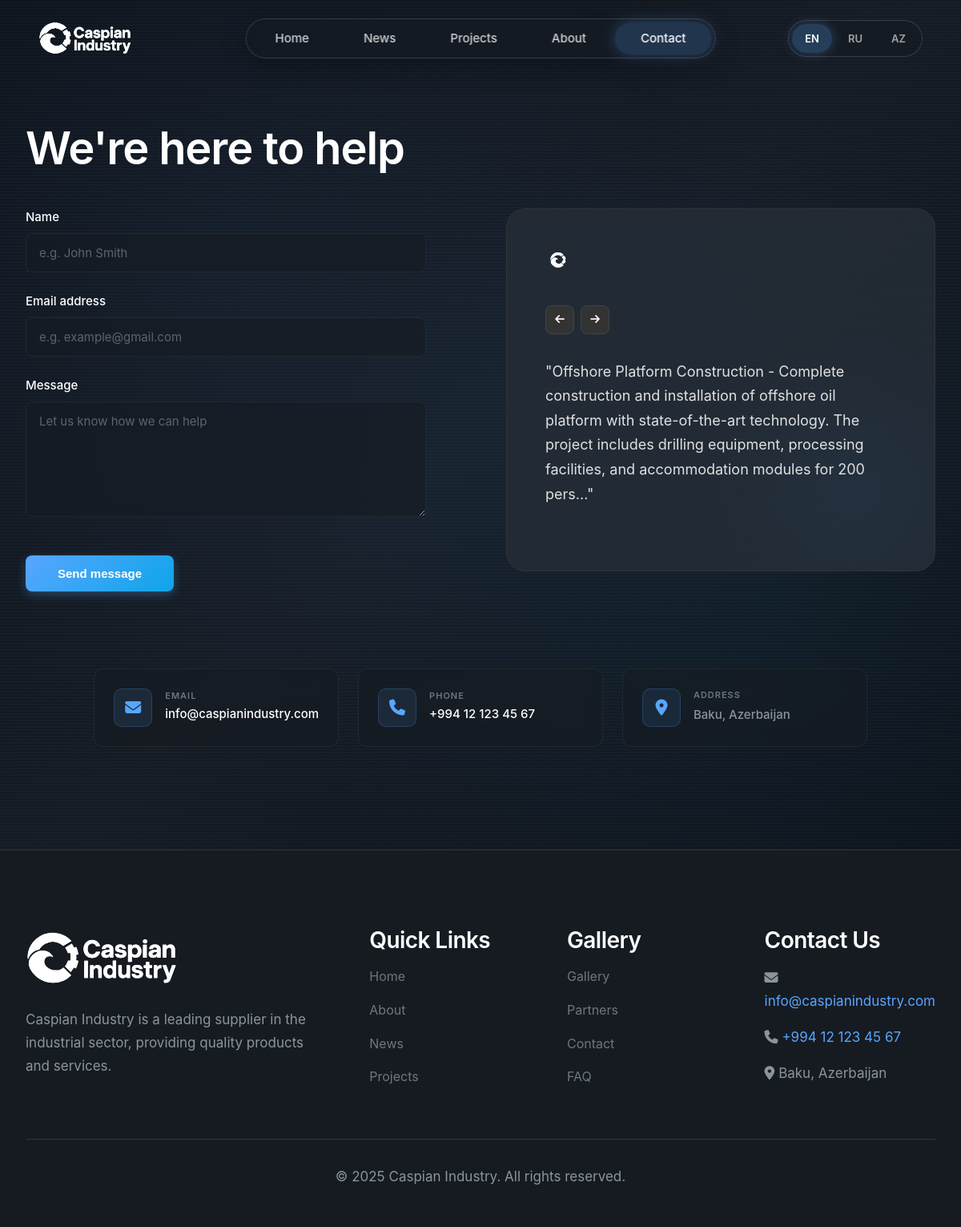
The page /pages/contact.php on the database its author committed.
### tables this page shows
CREATE TABLE projects (
                id INTEGER PRIMARY KEY AUTOINCREMENT,
                title_en TEXT NOT NULL,
                title_ru TEXT NOT NULL,
                title_az TEXT NOT NULL,
                description_en TEXT NOT NULL,
                description_ru TEXT NOT NULL,
                description_az TEXT NOT NULL,
                category_en TEXT,
                category_ru TEXT,
                category_az TEXT,
                client TEXT,
                completion_date DATE,
                location TEXT,
                images TEXT,
                created_at DATETIME DEFAULT CURRENT_TIMESTAMP,
                updated_at DATETIME DEFAULT CURRENT_TIMESTAMP,
                is_published INTEGER DEFAULT 1,
                sort_order INTEGER DEFAULT 0
            );

CREATE TABLE site_settings (
                id INTEGER PRIMARY KEY AUTOINCREMENT,
                setting_key TEXT UNIQUE NOT NULL,
                setting_value TEXT,
                updated_at DATETIME DEFAULT CURRENT_TIMESTAMP
            );

### includes/language.php (called while the page is built, shortened)
<?php
class Language {
    private static $currentLang = DEFAULT_LANG;
    private static $translations = [];
    private static function loadTranslations() {
        $file = __DIR__ . '/../languages/' . self::$currentLang . '.json';
        if (file_exists($file)) {
            $json = file_get_contents($file);
            self::$translations = json_decode($json, true);
        }
    }
    public static function get($key, $default = '') {
        return self::$translations[$key] ?? $default;
    }
    public static function getSuffix() {
        return '_' . self::$currentLang;
    }
}
function t($key, $default = '') {
    return Language::get($key, $default);
}

### pages/contact.php (the view, shortened to what this page needs)
<?php require_once '../includes/header.php'; ?>
<section class="contact-section">
    <div class="contact-container">
        <div class="contact-form-wrapper">
            <h1 class="contact-title">We're here to help</h1>
            <form id="contactForm" action="/includes/contact-handler.php" method="POST" class="modern-contact-form">
                <div class="form-group">
                    <label class="form-label">Name</label>
                    <input type="text" name="name" class="form-control" placeholder="e.g. John Smith" required>
                </div>
                <div class="form-group">
                    <label class="form-label">Email address</label>
                    <input type="email" name="email" class="form-control" placeholder="e.g. example@gmail.com" required>
                </div>
                <div class="form-group">
                    <label class="form-label">Message</label>
                    <textarea name="message" class="form-control" rows="6" placeholder="Let us know how we can help" required></textarea>
                </div>
                <button type="submit" class="btn-send-message">
                    Send message
                </button>
            </form>
        </div>
        <div class="testimonial-card-wrapper">
            <div class="testimonial-card">
                <div class="testimonial-gradient"></div>
                <div class="testimonial-content">
                    <div class="testimonial-logo">
                        <img src="<?php echo BASE_URL; ?>/assets/images/logo.svg" alt="Logo">
                    </div>
                    <div class="testimonial-navigation">
                        <button class="nav-arrow" onclick="prevTestimonial()">
                            <i class="fas fa-arrow-left"></i>
                        </button>
                        <button class="nav-arrow" onclick="nextTestimonial()">
                            <i class="fas fa-arrow-right"></i>
                        </button>
                    </div>
                    <div class="testimonial-text" id="testimonialText">
                        <?php
                        $db = Database::getInstance()->getConnection();
                        $lang_suffix = Language::getSuffix();
                        $stmt = $db->query("SELECT * FROM projects WHERE is_published = 1 ORDER BY sort_order ASC LIMIT 1");
                        $project = $stmt->fetch();
                        if ($project) {
                            $title = $project['title' . $lang_suffix];
                            $description = strip_tags($project['description' . $lang_suffix]);
                            $excerpt = mb_substr($description, 0, 200) . '...';
                            echo '<p>"' . htmlspecialchars($title) . ' - ' . htmlspecialchars($excerpt) . '"</p>';
                        } else {
                            echo '<p>"Caspian Industry <strong>cut project delays by 30%</strong> and transformed our global team communication, saving us hours every week."</p>';
                        }
                        ?>
                    </div>
                </div>
            </div>
        </div>
    </div>
    <div class="contact-info-wrapper">
        <div class="container">
            <?php
            $db = Database::getInstance()->getConnection();
            $stmt = $db->query("SELECT setting_key, setting_value FROM site_settings");
            $settingsData = $stmt->fetchAll(PDO::FETCH_KEY_PAIR);
            $email = isset($settingsData['contact_email']) ? $settingsData['contact_email'] : (isset($settingsData['email']) ? $settingsData['email'] : '');
            $phone = isset($settingsData['contact_phone']) ? $settingsData['contact_phone'] : (isset($settingsData['phone']) ? $settingsData['phone'] : '');
            $address = isset($settingsData['address']) ? $settingsData['address'] : '';
            ?>
            <div class="contact-info-grid">
                <?php if (!empty($email)): ?>
                <div class="contact-info-item">
                    <div class="contact-info-icon">
                        <i class="fas fa-envelope"></i>
                    </div>
                    <div class="contact-info-content">
                        <h4>Email</h4>
                        <a href="mailto:<?php echo htmlspecialchars($email); ?>">
                            <?php echo htmlspecialchars($email); ?>
                        </a>
                    </div>
                </div>
                <?php endif; ?>
                <?php if (!empty($phone)): ?>
                <div class="contact-info-item">
                    <div class="contact-info-icon">
                        <i class="fas fa-phone"></i>
                    </div>
                    <div class="contact-info-content">
                        <h4>Phone</h4>
                        <a href="tel:<?php echo htmlspecialchars($phone); ?>">
                            <?php echo htmlspecialchars($phone); ?>
                        </a>
                    </div>
                </div>
                <?php endif; ?>
                <?php if (!empty($address)): ?>
                <div class="contact-info-item">
                    <div class="contact-info-icon">
                        <i class="fas fa-map-marker-alt"></i>
                    </div>
                    <div class="contact-info-content">
                        <h4>Address</h4>
                        <p><?php echo nl2br(htmlspecialchars($address)); ?></p>
                    </div>
                </div>
                <?php endif; ?>
            </div>
        </div>
    </div>
</section>
<?php require_once '../includes/footer.php'; ?>

### includes/footer.php (shortened to what this page needs)
    <footer class="footer">
        <div class="container">
            <div class="footer-content">
                <div class="footer-section">
                    <img src="<?php echo BASE_URL; ?>/assets/images/Font+Logo.svg" alt="<?php echo SITE_NAME; ?>" style="height: 78px; margin-bottom: 1rem;   filter: brightness(0) invert(1);">
                    <p><?php echo t('footer_about'); ?></p>
                </div>
                <div class="footer-section">
                    <h4><?php echo t('footer_quick_links'); ?></h4>
                    <ul class="footer-links">
                        <li><a href="<?php echo BASE_URL; ?>/index.php"><?php echo t('nav_home'); ?></a></li>
                        <li><a href="<?php echo BASE_URL; ?>/pages/about.php"><?php echo t('nav_about'); ?></a></li>
                        <li><a href="<?php echo BASE_URL; ?>/pages/news.php"><?php echo t('nav_news'); ?></a></li>
                        <li><a href="<?php echo BASE_URL; ?>/pages/projects.php"><?php echo t('nav_projects'); ?></a></li>
                    </ul>
                </div>
                <div class="footer-section">
                    <h4><?php echo t('nav_gallery'); ?></h4>
                    <ul class="footer-links">
                        <li><a href="<?php echo BASE_URL; ?>/pages/gallery.php"><?php echo t('nav_gallery'); ?></a></li>
                        <li><a href="<?php echo BASE_URL; ?>/pages/partners.php"><?php echo t('nav_partners'); ?></a></li>
                        <li><a href="<?php echo BASE_URL; ?>/pages/contact.php"><?php echo t('nav_contact'); ?></a></li>
                        <li><a href="<?php echo BASE_URL; ?>/pages/faq.php"><?php echo t('nav_faq'); ?></a></li>
                    </ul>
                </div>
                <div class="footer-section">
                    <h4><?php echo t('footer_contact'); ?></h4>
                    <?php
                    $db = Database::getInstance()->getConnection();
                    $settings = ['contact_email', 'contact_phone', 'contact_address' . Language::getSuffix()];
                    foreach ($settings as $setting) {
                        $stmt = $db->prepare("SELECT setting_value FROM site_settings WHERE setting_key = ?");
                        $stmt->execute([$setting]);
                        $value = $stmt->fetchColumn();
                        if ($value) {
                            if (strpos($setting, 'email') !== false) {
                                echo "<p><i class='fas fa-envelope'></i> <a href='mailto:$value'>$value</a></p>";
                            } elseif (strpos($setting, 'phone') !== false) {
                                echo "<p><i class='fas fa-phone'></i> <a href='tel:$value'>$value</a></p>";
                            } else {
                                echo "<p><i class='fas fa-map-marker-alt'></i> $value</p>";
                            }
                        }
                    }
                    ?>
                </div>
            </div>
            <div class="footer-bottom">
                <p>&copy; <?php echo date('Y'); ?> <?php echo SITE_NAME; ?>. <?php echo t('footer_rights'); ?></p>
            </div>
        </div>
    </footer>
</body>
</html>

### assets/css/style.css (style rules this page uses)
*, *::before, *::after { box-sizing: border-box; margin: 0; padding: 0; }
:root { --bg-primary: #0d1117; --bg-secondary: #161b22; --bg-tertiary: #21262d; --bg-overlay: rgba(13, 17, 23, 0.95); --color-primary: #58a6ff; --color-primary-hover: #79c0ff; --color-secondary: #1f6feb; --color-accent: #39d353; --color-accent-secondary: #56d364; --text-primary: #c9d1d9; --text-secondary: #8b949e; --text-muted: #6e7681; --text-white: #ffffff; --border-primary: #30363d; --border-secondary: #21262d; --border-muted: #161b22; --gradient-brand: linear-gradient(135deg, #58a6ff 0%, #1f6feb 100%); --gradient-success: linear-gradient(135deg, #56d364 0%, #39d353 100%); --gradient-purple: linear-gradient(135deg, #bc8cff 0%, #7c3aed 100%); --glow-primary: 0 0 40px rgba(88, 166, 255, 0.3); --glow-accent: 0 0 40px rgba(56, 211, 83, 0.3); --glow-purple: 0 0 40px rgba(188, 140, 255, 0.3); --spacing-xs: 0.25rem; --spacing-sm: 0.5rem; --spacing-md: 1rem; --spacing-lg: 1.5rem; --spacing-xl: 2rem; --spacing-2xl: 3rem; --spacing-3xl: 4rem; --spacing-4xl: 6rem; --spacing-5xl: 8rem; --radius-sm: 0.375rem; --radius-md: 0.5rem; --radius-lg: 0.75rem; --radius-xl: 1rem; --radius-2xl: 1.5rem; --shadow-sm: 0 1px 3px rgba(0, 0, 0, 0.5); --shadow-md: 0 4px 12px rgba(0, 0, 0, 0.4); --shadow-lg: 0 10px 30px rgba(0, 0, 0, 0.5); --shadow-xl: 0 20px 60px rgba(0, 0, 0, 0.6); --transition-fast: 150ms cubic-bezier(0.4, 0, 0.2, 1); --transition-normal: 200ms cubic-bezier(0.4, 0, 0.2, 1); --transition-slow: 300ms cubic-bezier(0.4, 0, 0.2, 1); }
* { margin: 0; padding: 0; box-sizing: border-box; }
html { scroll-behavior: smooth; font-size: 16px; width: 100%; max-width: 100vw; overflow-x: hidden; }
body { font-family: -apple-system, BlinkMacSystemFont, "Segoe UI", "Noto Sans", Helvetica, Arial, sans-serif; background-color: var(--bg-primary); color: var(--text-primary); line-height: 1.6; overflow-x: hidden; width: 100%; max-width: 100vw; -webkit-font-smoothing: antialiased; -moz-osx-font-smoothing: grayscale; }
h1, h2, h3, h4, h5, h6 { font-weight: 600; line-height: 1.2; color: var(--text-white); margin-bottom: var(--spacing-md); letter-spacing: -0.02em; }
h1 { font-size: clamp(2.5rem, 8vw, 5rem); font-weight: 700; }
h4 { font-size: 1.75rem; }
p { margin-bottom: var(--spacing-md); color: var(--text-secondary); line-height: 1.7; font-size: 1.0625rem; }
a { color: var(--color-primary); text-decoration: none; transition: color var(--transition-fast); }
.container { max-width: 1280px; margin: 0 auto; padding: 0 var(--spacing-xl); width: 100%; box-sizing: border-box; overflow-x: hidden; position: relative; }
.footer { background: var(--bg-secondary); border-top: 1px solid var(--border-primary); padding: var(--spacing-4xl) 0 var(--spacing-xl); }
.footer-content { display: grid; grid-template-columns: 2fr 1fr 1fr 1fr; gap: var(--spacing-3xl); margin-bottom: var(--spacing-2xl); }
.footer-links { list-style: none; }
.footer-links li { margin-bottom: var(--spacing-md); }
.footer-links a { color: var(--text-muted); transition: color var(--transition-fast); }
.footer-bottom { padding-top: var(--spacing-xl); border-top: 1px solid var(--border-primary); text-align: center; color: var(--text-muted); font-size: 0.875rem; }
.form-group { margin-bottom: var(--spacing-lg); }
.form-label { display: block; margin-bottom: var(--spacing-sm); font-weight: 600; color: var(--text-primary); font-size: 0.9375rem; }
.form-control { width: 100%; padding: var(--spacing-md); background: var(--bg-tertiary); border: 1px solid var(--border-primary); border-radius: var(--radius-md); color: var(--text-primary); font-size: 1rem; font-family: inherit; transition: all var(--transition-fast); }
.form-control::placeholder { color: var(--text-muted); }
textarea.form-control { min-height: 150px; resize: vertical; }

### rows shown on the page
projects: title_en "Offshore Platform Construction", description_en "Complete construction and installation of offshore oil platform with state-of-the-art technology. The project includes drilling equipment, processing facilities, and accommodation modules for 200 pers..."
site_settings: setting_value "info@caspianindustry.com"
site_settings: setting_value "+994 12 123 45 67"
site_settings: setting_value "Baku, Azerbaijan"

### other values the page prints
$email "info@caspianindustry.com"
$phone "+994 12 123 45 67"
$address "Baku, Azerbaijan"
t('footer_about') "Caspian Industry is a leading supplier in the industrial sector, providing quality products and services."
t('footer_quick_links') "Quick Links"
t('nav_home') "Home"
t('nav_about') "About"
t('nav_news') "News"
t('nav_projects') "Projects"
t('nav_gallery') "Gallery"
t('nav_partners') "Partners"
t('nav_contact') "Contact"
t('nav_faq') "FAQ"
t('footer_contact') "Contact Us"
SITE_NAME "Caspian Industry"
